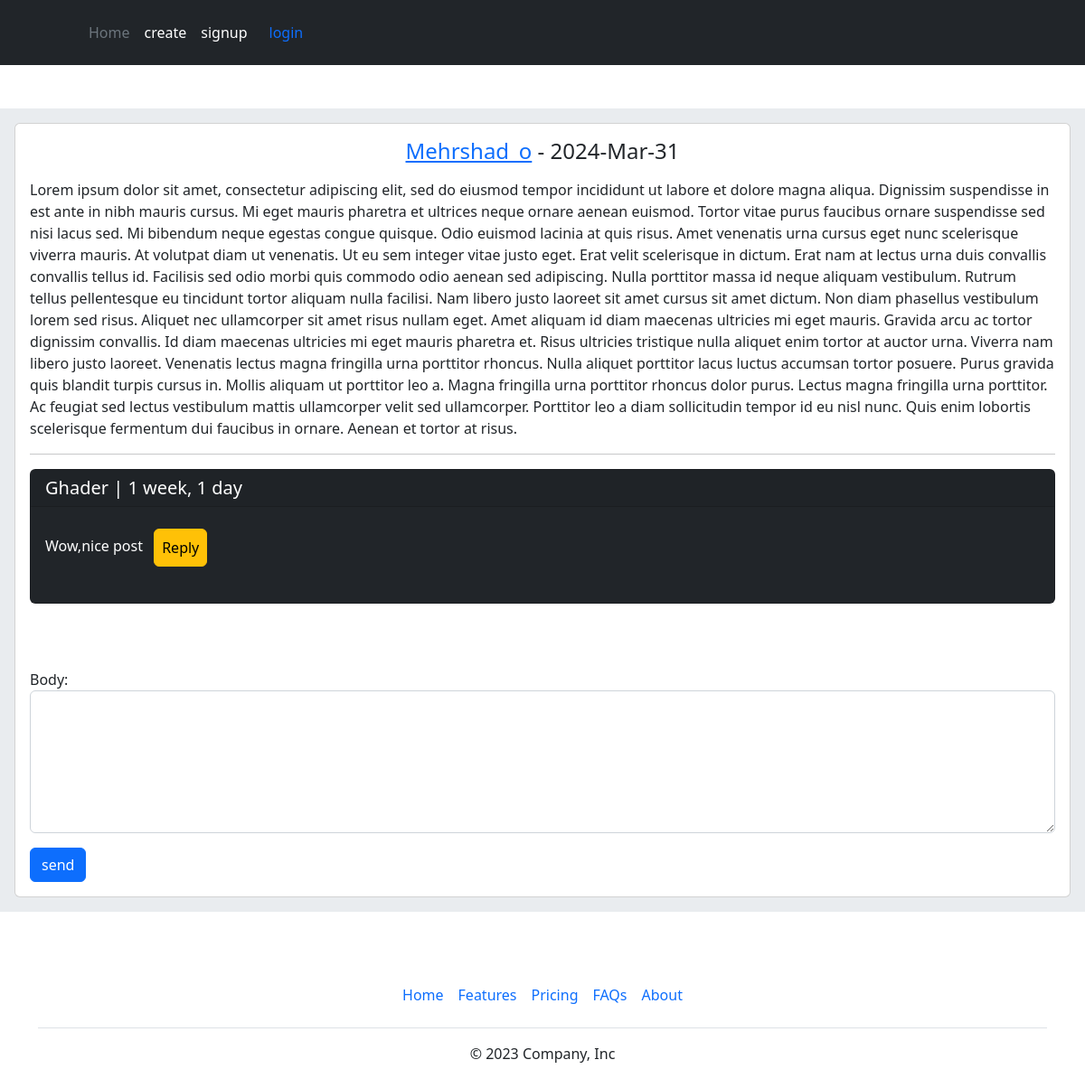
/dateil/18/lorem-ipsum-dolor-sit-amet-consect/, run on the app's committed database.
### home/models.py (models this page shows, shortened)
class Post(models.Model):
    user = models.ForeignKey(User,on_delete=models.CASCADE,related_name='posts')
    body = models.TextField()
    slug = models.SlugField(max_length=40)
    created = models.DateTimeField(auto_now_add=True)
    updated = models.DateTimeField(auto_now=True)
    class Meta:
        ordering = ['-created','-updated']

class Comment(models.Model):
    user = models.ForeignKey(User,on_delete=models.CASCADE,related_name='ucomment')
    post = models.ForeignKey(Post,on_delete=models.CASCADE,related_name='pcomment')
    reply = models.ForeignKey('self',on_delete=models.CASCADE,related_name='rcomment',blank=True,null=True)
    is_reply = models.BooleanField(default=False)
    body = models.TextField(max_length=400)
    created = models.DateTimeField(auto_now_add=True)

### home/views.py (the view, shortened to what this page needs)
# urls.py: path('dateil/<int:post_id>/<slug:post_slug>/',views.PostDetailView.as_view(),name='detail'),
class PostDetailView(View):
    form_class = CommentForm
    def setup(self, request, *args, **kwargs):
        self.post_instance = get_object_or_404(models.Post,id=kwargs['post_id'],slug=kwargs['post_slug'])
        return super().setup(request, *args, **kwargs)
    def get(self,req, *args , **kwargs):
        comment = self.post_instance.pcomment.filter(is_reply=False)
        liked = True
        if req.user.is_authenticated and self.post_instance.user_like(req.user):
            liked = False
        form = self.form_class()
        return render(req , "home/detail.html",{'post':self.post_instance,"comment":comment,'form':form,'liked':liked})

### home/forms.py
class CommentForm(forms.ModelForm):
    class Meta:
        model = Comment
        fields = ['body']
        widgets = {
            'body':forms.Textarea(attrs={'class':'form-control','rows':'6'})
        }

### home/templates/home/detail.html (shortened to what this page needs)
{% extends "base.html" %}
{% block content %}
<div class="card">
    <div class="card-body">
        <h4 class="text-center"><a href="{% url 'accounts:user_profile' post.user.id %}">{{ post.user.username }}</a> - {{ post.updated|date:"Y-M-d" }}</h4>
        <p> {{ post.body }} </p>
        <hr>
        {% for comments in comment %}
            <div class="card bg-dark text-white">
            <h5 class="card-header">{{ comments.user }} | {{ comments.created|timesince }}</h5>
            <p class="card-body">{{ comments.body }} <a class="p-2 m-2 btn btn-warning" href="{% url 'home:add_reply' post.id comments.id %}">Reply</a></p>
        </div><br>
        {% empty %}
        <p class="text-primary">no comments yet!!</p>
        {% endfor %}
         <br>
         <br>
{% if request.user.id == post.user.id %}
        <p class="alert alert-warning">you're post , can't submit comment</p>
{% else %}
            <form action="" method="POST" novalidate>
                {{ form.as_p }}
                <input class="btn btn-primary" type="submit" value="send">
            </form>
{% endif %}
    </div>
</div>
{% endblock content %}

### templates/base.html (shortened to what this page needs)
<!DOCTYPE html>
<html lang="en">
  <head>
    <link
      rel="stylesheet"
      href="https://cdn.jsdelivr.net/npm/bootstrap@5.2.3/dist/css/bootstrap.min.css"
    />
    <link
      rel="stylesheet"
      href="https://cdn.jsdelivr.net/npm/bootstrap@5.2.3/dist/js/bootstrap.bundle.min.js"
    />
  </head>
  <body>
    <header class="p-3 text-bg-dark">
      <div class="container">
        <div
          class="d-flex flex-wrap align-items-center justify-content-center justify-content-lg-start"
        >
          <a
            href="/"
            class="d-flex align-items-center mb-2 mb-lg-0 text-white text-decoration-none"
          >
            <svg
              class="bi me-2"
              width="40"
              height="32"
              role="img"
              aria-label="Bootstrap"
            >
              <use xlink:href="#bootstrap"></use>
            </svg>
          </a>
          <ul
            class="nav col-12 col-lg-auto me-lg-auto mb-2 justify-content-center mb-md-0"
          >
            <li><a href="{% url 'home:home' %}" class="nav-link px-2 text-secondary">Home</a></li>
            {% if request.user.id == user.id %}
            <li><a href="{% url 'home:create' %}" class="nav-link px-2 text-white">create</a></li>
            {% endif %}
            {% if user.is_authenticated %}
             <li>
              <a
                href="{% url 'accounts:user_profile' request.user.id %}"
                class="nav-link px-2 text-white"
                >profile</a
              >
            </li>
            <li class="nav-item"><a href="{% url 'accounts:user_logout' %}" class="nav-link">logout</a></li>
            {% else %}
            <li>
              <a
                href="{% url 'accounts:register' %}"
                class="nav-link px-2 text-white"
                >signup</a
              >
            </li>
          <li class="nav-item"><a href="{% url 'accounts:user_login' %}" class="nav-link">login</a></li>
            {% endif %}
          </ul>
        </div>
      </div>
    </header>
    <br />
    <br />
    <div class="jumbotron">
      {% include "inc/messages.html" %} {% block content %} {% endblock %}
    </div>
    <br />
    <div class="container">
      <footer class="py-3 my-4">
        <ul class="nav justify-content-center border-bottom pb-3 mb-3">
          <li class="nav-item">
            <a href="#" class="nav-link px-2 text-body-secondary">Home</a>
          </li>
          <li class="nav-item">
            <a href="#" class="nav-link px-2 text-body-secondary">Features</a>
          </li>
          <li class="nav-item">
            <a href="#" class="nav-link px-2 text-body-secondary">Pricing</a>
          </li>
          <li class="nav-item">
            <a href="#" class="nav-link px-2 text-body-secondary">FAQs</a>
          </li>
          <li class="nav-item">
            <a href="#" class="nav-link px-2 text-body-secondary">About</a>
          </li>
        </ul>
        <p class="text-center text-body-secondary">© 2023 Company, Inc</p>
      </footer>
    </div>
  </body>
</html>

### templates/base.html (style rules this page uses)
.jumbotron { padding: 1rem; margin-bottom: 0.5rem; background-color: #e9ecef; }

### data on the page
Post: user.username "Mehrshad_o", updated "2024-Mar-31", body "Lorem ipsum dolor sit amet, consectetur adipiscing elit, sed do eiusmod tempor incididunt ut labore et dolore magna aliqua. Dignissim suspendisse in est ante in nibh mauris cursus. Mi eget mauris pharetra et ultrices neque ornare aenean euismod. Tortor vitae purus faucibus ornare suspendisse sed nisi lacus sed. Mi bibendum neque egestas congue quisque. Odio euismod lacinia at quis risus. Amet venenatis urna cursus eget nunc scelerisque viverra mauris. At volutpat diam ut venenatis. Ut eu sem integer vitae justo eget. Erat velit scelerisque in dictum. Erat nam at lectus urna duis convallis convallis tellus id. Facilisis sed odio morbi quis commodo odio aenean sed adipiscing. Nulla porttitor…"
Comment: user "Ghader", created "1 week, 1 day", body "Wow,nice post"
